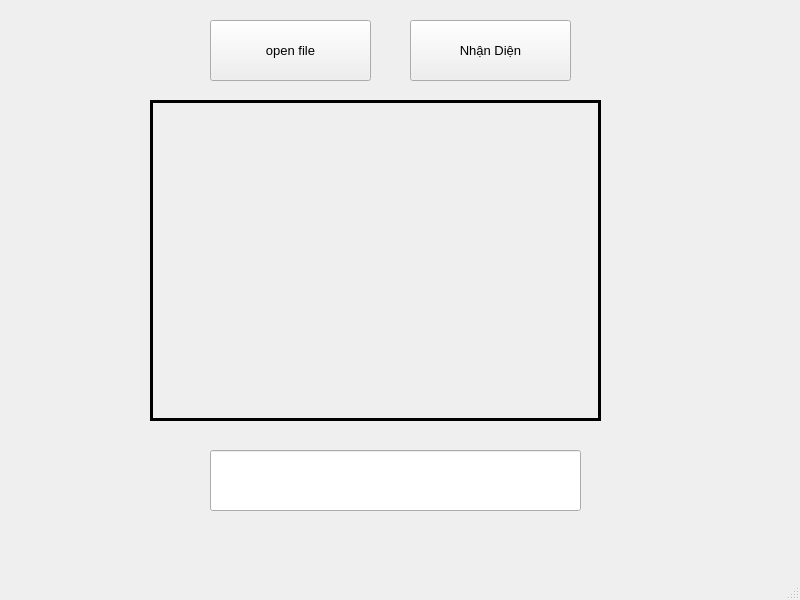
<?xml version="1.0" encoding="UTF-8"?>
<ui version="4.0">
 <class>MainWindow</class>
 <widget class="QMainWindow" name="MainWindow">
  <property name="geometry">
   <rect>
    <x>0</x>
    <y>0</y>
    <width>800</width>
    <height>600</height>
   </rect>
  </property>
  <property name="windowTitle">
   <string>MainWindow</string>
  </property>
  <widget class="QWidget" name="centralwidget">
   <widget class="QLabel" name="Screen">
    <property name="geometry">
     <rect>
      <x>150</x>
      <y>100</y>
      <width>451</width>
      <height>321</height>
     </rect>
    </property>
    <property name="styleSheet">
     <string notr="true"/>
    </property>
    <property name="frameShape">
     <enum>QFrame::Box</enum>
    </property>
    <property name="lineWidth">
     <number>3</number>
    </property>
    <property name="text">
     <string/>
    </property>
    <property name="scaledContents">
     <bool>true</bool>
    </property>
   </widget>
   <widget class="QLineEdit" name="lineEdit">
    <property name="geometry">
     <rect>
      <x>210</x>
      <y>450</y>
      <width>371</width>
      <height>61</height>
     </rect>
    </property>
   </widget>
   <widget class="QPushButton" name="pushButton">
    <property name="geometry">
     <rect>
      <x>210</x>
      <y>20</y>
      <width>161</width>
      <height>61</height>
     </rect>
    </property>
    <property name="font">
     <font>
      <pointsize>10</pointsize>
     </font>
    </property>
    <property name="text">
     <string>open file</string>
    </property>
   </widget>
   <widget class="QPushButton" name="nhandien_button">
    <property name="geometry">
     <rect>
      <x>410</x>
      <y>20</y>
      <width>161</width>
      <height>61</height>
     </rect>
    </property>
    <property name="font">
     <font>
      <pointsize>10</pointsize>
     </font>
    </property>
    <property name="text">
     <string>Nhận Diện</string>
    </property>
   </widget>
  </widget>
  <widget class="QMenuBar" name="menubar">
   <property name="geometry">
    <rect>
     <x>0</x>
     <y>0</y>
     <width>800</width>
     <height>26</height>
    </rect>
   </property>
  </widget>
  <widget class="QStatusBar" name="statusbar"/>
 </widget>
 <resources/>
 <connections/>
</ui>
